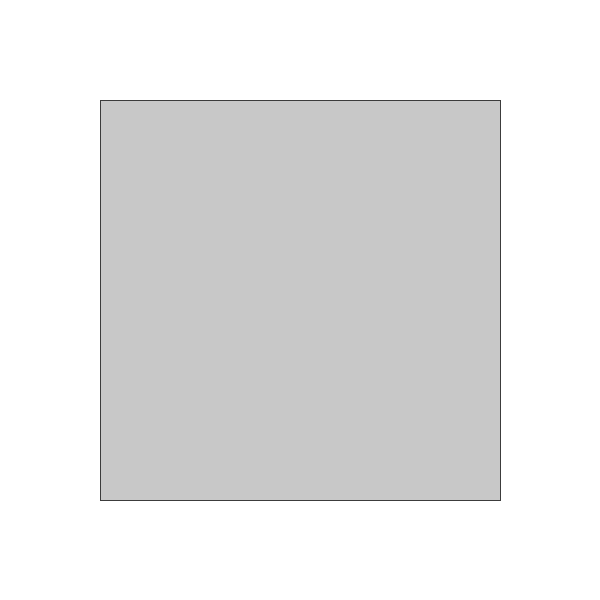
Frame 1 (no input)
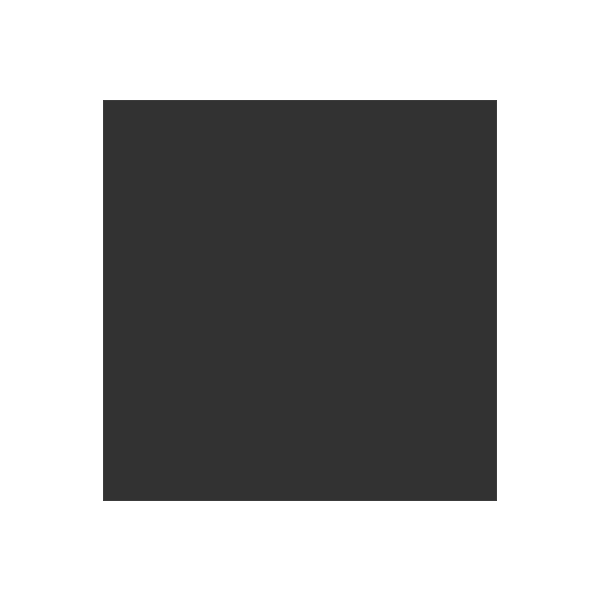
Frame 60 (the mouse pressed at the canvas centre just before this capture)
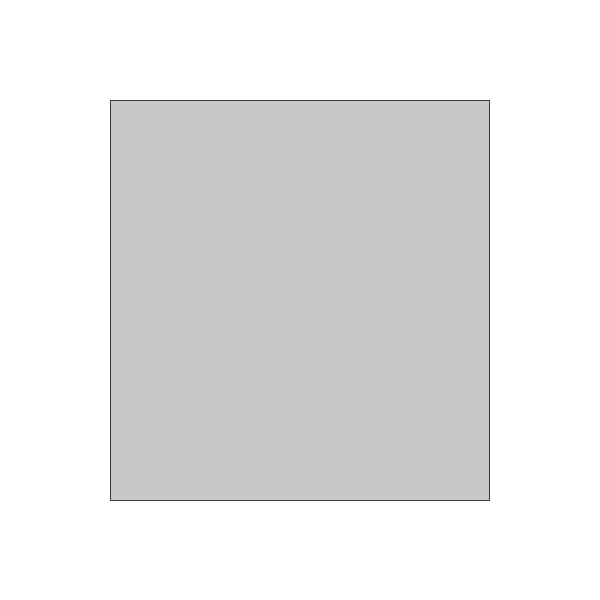
Frame 120 (the mouse held since frame 60 and released just before this capture)

The Processing sketch that drew these frames (run headless with seeded random() and noise(); from frame 60 on, the mouse is pressed at the canvas centre):

// Processing sketch: processing_63443
// ── processing_63443.pde

//頂点の座標(3次元空間上)
PVector p0;
PVector p1;
PVector p2;
PVector p3;
 
//頂点のZ座標(奥行き方向)
int pZ = 0;
 
//四角形の辺の長さ
int  l = 400;
 
//回転角
float t = 0.0;

//法線ベクトルのZ成分
float nZ;
 
void setup(){
  size(600,600);
   
  //頂点の座標値を設定
  p0 = new PVector(-l/2,-l/2,pZ);
  p1 = new PVector(l/2,-l/2,pZ);
  p2 = new PVector(l/2,l/2,pZ);
  p3 = new PVector(-l/2,l/2,pZ);
   
}
 
 
void draw(){
  smooth();
  background(255,255,255);
  stroke(60);
  noFill();
   
  //描画基準位置を中心に移動
  translate(width/2,height/2);
   
  //回転によって移動する頂点の座標を計算
  //X座標を計算
  p0.x = -l/2 * cos(t);
  p1.x = l/2 * cos(t);
  p2.x = l/2 * cos(t);
  p3.x = -l/2 * cos(t);
  //Z座標を計算
  p0.z = pZ - l/2 * sin(t);
  p1.z = pZ + l/2 * sin(t);
  p2.z = pZ + l/2 * sin(t);
  p3.z = pZ - l/2 * sin(t);

  //法線ベクトルのZ成分を計算
  nZ = (p1.x - p0.x) * (p3.y - p0.y) - (p3.x - p0.x) * (p1.y - p0.y);
  //法線ベクトルのZ成分によって面の向きを判断し、どちらの面が表示されているかによって色を変える
  if(nZ > 0) fill(200);
  else fill(50);
   
  //四角形を描く
  beginShape(QUADS);
  vertex(p0.x,p0.y);
  vertex(p1.x,p1.y);
  vertex(p2.x,p2.y);
  vertex(p3.x,p3.y);
  endShape();
   
  //描画する度に回転角度を増やす
  t+= 0.05;
  if(t>=TWO_PI) t = 0.0;
}
